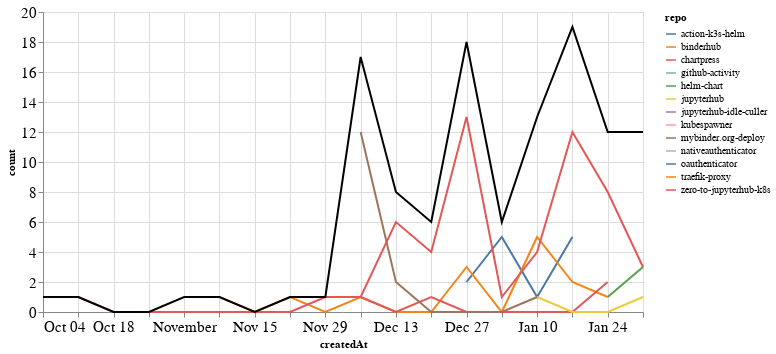

Notebook code for this chart:
### Markdown cell above
### PRs

### Code cell
prs_time = prs.groupby('repo').resample('W', on='createdAt').count()['author'].reset_index()
prs_time = prs_time.rename(columns={'author': 'count'})
prs_time_total = prs_time.groupby('createdAt').agg({"count": "sum"}).reset_index()

ch1 = alt.Chart(prs_time, width=600).mark_line().encode(
    x='createdAt',
    y='count',
    color='repo',
    tooltip="repo"
)

ch2 = alt.Chart(prs_time_total, width=600).mark_line(color="black").encode(
    x='createdAt',
    y='count',
)

ch1 + ch2

### Figure 1 — Vega-Lite specification as saved in the notebook (floating-point values rounded to 4 significant figures)
{"config": {"axisLeft": {"labelFontSize": 15}, "axisBottom": {"labelFontSize": 15}}, "layer": [{"data": {"name": "data-a7b0d7330a817a3c74d8bb10bb079c4d"}, "mark": "line", "encoding": {"color": {"type": "nominal", "field": "repo"}, "tooltip": {"type": "nominal", "field": "repo"}, "x": {"type": "temporal", "field": "createdAt"}, "y": {"type": "quantitative", "field": "count"}}, "width": 600}, {"data": {"name": "data-ecfb1e427fadbd3a82440b130313f23f"}, "mark": {"type": "line", "color": "black"}, "encoding": {"x": {"type": "temporal", "field": "createdAt"}, "y": {"type": "quantitative", "field": "count"}}, "width": 600}], "$schema": "https://vega.github.io/schema/vega-lite/v4.8.1.json", "datasets": {"data-a7b0d7330a817a3c74d8bb10bb079c4d": [{"repo": "action-k3s-helm", "createdAt": "2020-12-27T00:00:00", "count": 2}, {"repo": "action-k3s-helm", "createdAt": "2021-01-03T00:00:00", "count": 5}, {"repo": "action-k3s-helm", "createdAt": "2021-01-10T00:00:00", "count": 1}, {"repo": "action-k3s-helm", "createdAt": "2021-01-17T00:00:00", "count": 5}, {"repo": "binderhub", "createdAt": "2020-11-01T00:00:00", "count": 1}, {"repo": "binderhub", "createdAt": "2020-11-08T00:00:00", "count": 1}, {"repo": "binderhub", "createdAt": "2020-11-15T00:00:00", "count": 0}, {"repo": "binderhub", "createdAt": "2020-11-22T00:00:00", "count": 1}, {"repo": "binderhub", "createdAt": "2020-11-29T00:00:00", "count": 0}, {"repo": "binderhub", "createdAt": "2020-12-06T00:00:00", "count": 1}, {"repo": "binderhub", "createdAt": "2020-12-13T00:00:00", "count": 0}, {"repo": "binderhub", "createdAt": "2020-12-20T00:00:00", "count": 0}, {"repo": "binderhub", "createdAt": "2020-12-27T00:00:00", "count": 3}, {"repo": "binderhub", "createdAt": "2021-01-03T00:00:00", "count": 0}, {"repo": "binderhub", "createdAt": "2021-01-10T00:00:00", "count": 5}, {"repo": "binderhub", "createdAt": "2021-01-17T00:00:00", "count": 2}, {"repo": "binderhub", "createdAt": "2021-01-24T00:00:00", "count": 1}, {"repo": "chartpress", "createdAt": "2020-12-06T00:00:00", "count": 1}, {"repo": "chartpress", "createdAt": "2020-12-13T00:00:00", "count": 0}, {"repo": "chartpress", "createdAt": "2020-12-20T00:00:00", "count": 1}, {"repo": "chartpress", "createdAt": "2020-12-27T00:00:00", "count": 0}, {"repo": "chartpress", "createdAt": "2021-01-03T00:00:00", "count": 0}, {"repo": "chartpress", "createdAt": "2021-01-10T00:00:00", "count": 0}, {"repo": "chartpress", "createdAt": "2021-01-17T00:00:00", "count": 0}, {"repo": "chartpress", "createdAt": "2021-01-24T00:00:00", "count": 2}, {"repo": "github-activity", "createdAt": "2021-01-10T00:00:00", "count": 1}, {"repo": "helm-chart", "createdAt": "2021-01-24T00:00:00", "count": 1}, {"repo": "helm-chart", "createdAt": "2021-01-31T00:00:00", "count": 3}, {"repo": "jupyterhub", "createdAt": "2021-01-10T00:00:00", "count": 1}, {"repo": "jupyterhub", "createdAt": "2021-01-17T00:00:00", "count": 0}, {"repo": "jupyterhub", "createdAt": "2021-01-24T00:00:00", "count": 0}, {"repo": "jupyterhub", "createdAt": "2021-01-31T00:00:00", "count": 1}, {"repo": "jupyterhub-idle-culler", "createdAt": "2021-01-31T00:00:00", "count": 1}, {"repo": "kubespawner", "createdAt": "2020-12-20T00:00:00", "count": 1}, {"repo": "mybinder.org-deploy", "createdAt": "2020-12-06T00:00:00", "count": 12}, {"repo": "mybinder.org-deploy", "createdAt": "2020-12-13T00:00:00", "count": 2}, {"repo": "mybinder.org-deploy", "createdAt": "2020-12-20T00:00:00", "count": 0}, {"repo": "mybinder.org-deploy", "createdAt": "2020-12-27T00:00:00", "count": 0}, {"repo": "mybinder.org-deploy", "createdAt": "2021-01-03T00:00:00", "count": 0}, {"repo": "mybinder.org-deploy", "createdAt": "2021-01-10T00:00:00", "count": 1}, {"repo": "nativeauthenticator", "createdAt": "2021-01-31T00:00:00", "count": 4}, {"repo": "oauthenticator", "createdAt": "2020-12-06T00:00:00", "count": 1}, {"repo": "traefik-proxy", "createdAt": "2020-12-06T00:00:00", "count": 1}, {"repo": "zero-to-jupyterhub-k8s", "createdAt": "2020-10-04T00:00:00", "count": 1}, {"repo": "zero-to-jupyterhub-k8s", "createdAt": "2020-10-11T00:00:00", "count": 1}, {"repo": "zero-to-jupyterhub-k8s", "createdAt": "2020-10-18T00:00:00", "count": 0}, {"repo": "zero-to-jupyterhub-k8s", "createdAt": "2020-10-25T00:00:00", "count": 0}, {"repo": "zero-to-jupyterhub-k8s", "createdAt": "2020-11-01T00:00:00", "count": 0}, {"repo": "zero-to-jupyterhub-k8s", "createdAt": "2020-11-08T00:00:00", "count": 0}, {"repo": "zero-to-jupyterhub-k8s", "createdAt": "2020-11-15T00:00:00", "count": 0}, {"repo": "zero-to-jupyterhub-k8s", "createdAt": "2020-11-22T00:00:00", "count": 0}, {"repo": "zero-to-jupyterhub-k8s", "createdAt": "2020-11-29T00:00:00", "count": 1}, {"repo": "zero-to-jupyterhub-k8s", "createdAt": "2020-12-06T00:00:00", "count": 1}, {"repo": "zero-to-jupyterhub-k8s", "createdAt": "2020-12-13T00:00:00", "count": 6}, {"repo": "zero-to-jupyterhub-k8s", "createdAt": "2020-12-20T00:00:00", "count": 4}, {"repo": "zero-to-jupyterhub-k8s", "createdAt": "2020-12-27T00:00:00", "count": 13}, {"repo": "zero-to-jupyterhub-k8s", "createdAt": "2021-01-03T00:00:00", "count": 1}, {"repo": "zero-to-jupyterhub-k8s", "createdAt": "2021-01-10T00:00:00", "count": 4}, {"repo": "zero-to-jupyterhub-k8s", "createdAt": "2021-01-17T00:00:00", "count": 12}, {"repo": "zero-to-jupyterhub-k8s", "createdAt": "2021-01-24T00:00:00", "count": 8}, {"repo": "zero-to-jupyterhub-k8s", "createdAt": "2021-01-31T00:00:00", "count": 3}], "data-ecfb1e427fadbd3a82440b130313f23f": [{"createdAt": "2020-10-04T00:00:00", "count": 1}, {"createdAt": "2020-10-11T00:00:00", "count": 1}, {"createdAt": "2020-10-18T00:00:00", "count": 0}, {"createdAt": "2020-10-25T00:00:00", "count": 0}, {"createdAt": "2020-11-01T00:00:00", "count": 1}, {"createdAt": "2020-11-08T00:00:00", "count": 1}, {"createdAt": "2020-11-15T00:00:00", "count": 0}, {"createdAt": "2020-11-22T00:00:00", "count": 1}, {"createdAt": "2020-11-29T00:00:00", "count": 1}, {"createdAt": "2020-12-06T00:00:00", "count": 17}, {"createdAt": "2020-12-13T00:00:00", "count": 8}, {"createdAt": "2020-12-20T00:00:00", "count": 6}, {"createdAt": "2020-12-27T00:00:00", "count": 18}, {"createdAt": "2021-01-03T00:00:00", "count": 6}, {"createdAt": "2021-01-10T00:00:00", "count": 13}, {"createdAt": "2021-01-17T00:00:00", "count": 19}, {"createdAt": "2021-01-24T00:00:00", "count": 12}, {"createdAt": "2021-01-31T00:00:00", "count": 12}]}}
